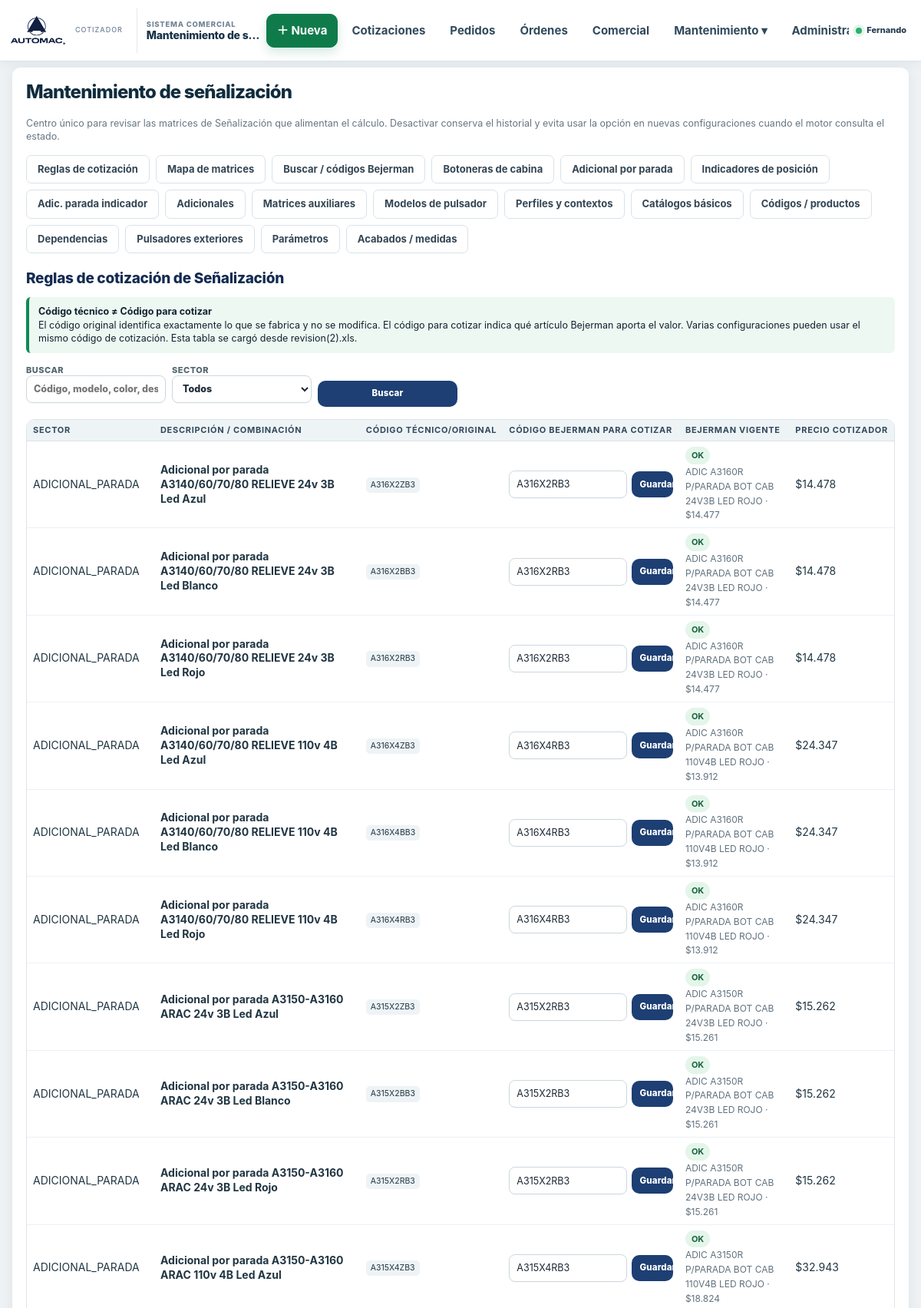
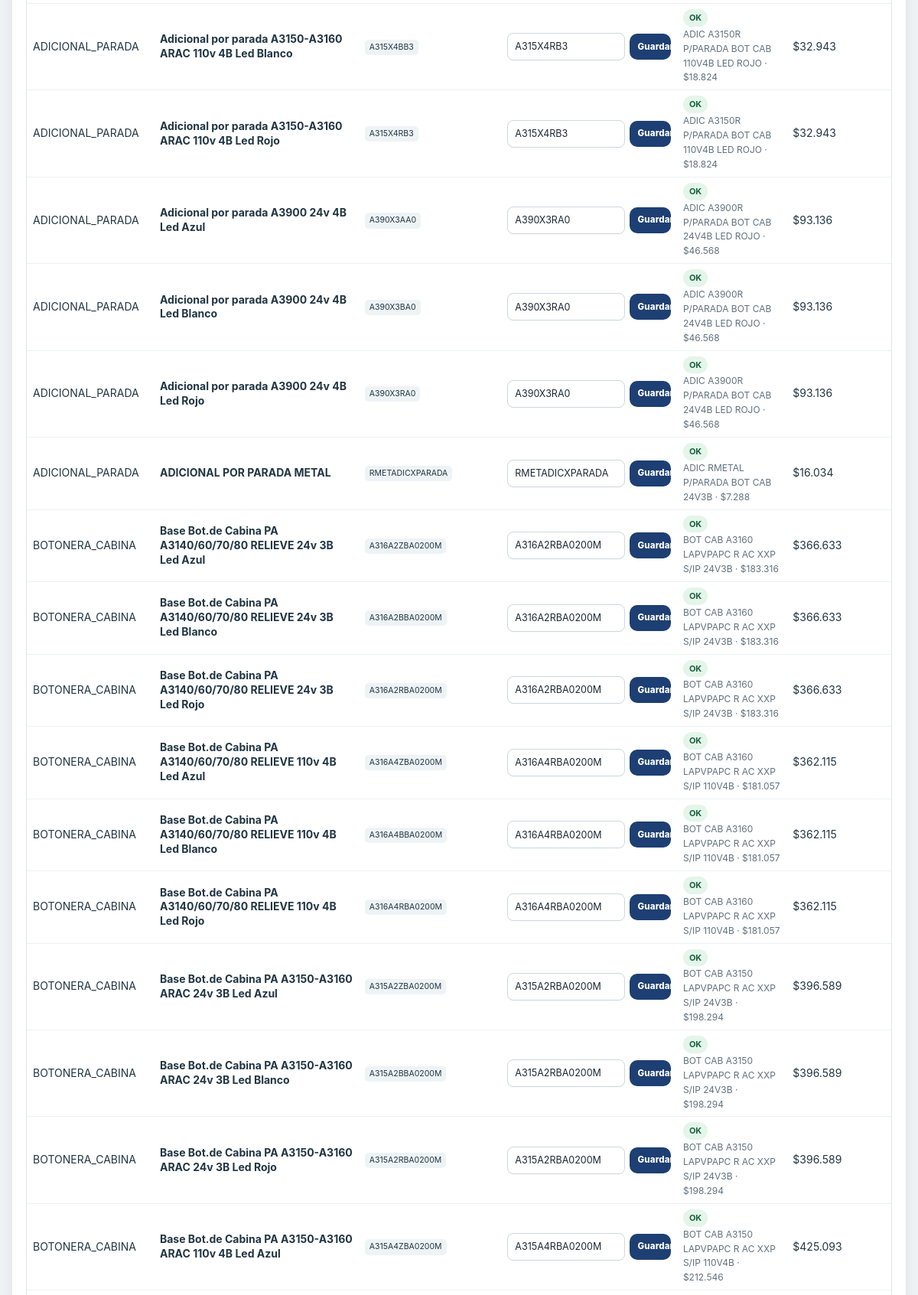
The app's page /mantenimiento_senalizacion.php (signed in, upper part) with its own data (2 pictures, top to bottom).
### tables this page shows
CREATE TABLE `lista_precios` (
  `precios_codigo` varchar(40) NOT NULL,
  `precios_descripcion` varchar(500) NOT NULL,
  `precios_costo` decimal(18,4) NOT NULL DEFAULT 0.0000,
  `precios_clasificacion` enum('SIN_CLASIFICAR','EQUIPO','NO_EQUIPO') NOT NULL DEFAULT 'SIN_CLASIFICAR'
);

CREATE TABLE `productos_senalizacion` (
  `producto_senalizacion_id` int(10) UNSIGNED NOT NULL,
  `codigo` varchar(100) NOT NULL,
  `descripcion` varchar(500) NOT NULL,
  `utilidad` decimal(12,4) NOT NULL DEFAULT 1.0000,
  `habilitado` tinyint(1) NOT NULL DEFAULT 1,
  `fecha_actualizacion` datetime NOT NULL DEFAULT current_timestamp() ON UPDATE current_timestamp()
);

### schema_guard.php (called while the page is built, shortened)
<?php
function esquemaTablaExiste(mysqli $conexion, string $tabla): bool
{
    static $cache = array();
    $clave = spl_object_id($conexion) . '|' . strtolower($tabla);
    if (array_key_exists($clave, $cache)) return $cache[$clave];
    $stmt = $conexion->prepare('SELECT 1 FROM information_schema.tables WHERE table_schema=DATABASE() AND table_name=? LIMIT 1');
    $stmt->bind_param('s', $tabla);
    $stmt->execute();
    $ok = (bool)$stmt->get_result()->fetch_row();
    return $cache[$clave] = $ok;
}
function esquemaColumnaExiste(mysqli $conexion, string $tabla, string $columna): bool
{
    static $cache = array();
    $clave = spl_object_id($conexion) . '|' . strtolower($tabla) . '|' . strtolower($columna);
    if (!esquemaTablaExiste($conexion, $tabla)) return $cache[$clave] = false;
    $stmt = $conexion->prepare('SELECT 1 FROM information_schema.columns WHERE table_schema=DATABASE() AND table_name=? AND column_name=? LIMIT 1');
    $stmt->bind_param('ss', $tabla, $columna);
    $stmt->execute();
    $ok = (bool)$stmt->get_result()->fetch_row();
    return $cache[$clave] = $ok;
}

### mantenimiento_senalizacion.php (the view, shortened to what this page needs)
<?php
require_once 'conexion.php';
require_once __DIR__ . '/schema_guard.php';
$conexion->set_charset('utf8mb4');
function msE($v){ return htmlspecialchars((string)$v, ENT_QUOTES, 'UTF-8'); }
function msTablaExiste($c,$t){ return esquemaTablaExiste($c,(string)$t); }
function msColumnaExiste($c,$t,$col){ return esquemaColumnaExiste($c,(string)$t,(string)$col); }
function msCatalogoPrecioMap($c){
    $map=array();
    if(!msTablaExiste($c,'lista_precios')) return $map;
    $r=$c->query("SELECT precios_codigo,precios_descripcion,precios_costo,precios_clasificacion FROM lista_precios");
    if($r) while($x=$r->fetch_assoc()){
        $k=strtoupper(trim((string)$x['precios_codigo']));
        if($k!=='' && !isset($map[$k])) $map[$k]=$x;
    }
    return $map;
}
function msCatalogoBejermanMap($c){
    $map=array();
    if(!msTablaExiste($c,'bejerman_productos') || !msTablaExiste($c,'bejerman_listas')) return $map;
    $r=$c->query("SELECT bp.codigo,bp.descripcion,bp.costo,bp.unidad,bp.rubro,bp.subrubro FROM bejerman_productos bp INNER JOIN bejerman_listas bl ON bl.bejerman_lista_id=bp.bejerman_lista_id WHERE bl.estado='VIGENTE' AND bp.activo=1");
    if($r) while($x=$r->fetch_assoc()){
        $k=strtoupper(trim((string)$x['codigo']));
        if($k!=='' && !isset($map[$k])) $map[$k]=$x;
    }
    return $map;
}
$tab=(string)($_GET['tab']??'reglas_cotizacion');
$tieneOrdenIndic=msColumnaExiste($conexion,'senal_indicadores_cabina','orden');
$tieneTablaPerfiles=msTablaExiste($conexion,'senal_modelos_perfiles');
$productosSenalQ=msTablaExiste($conexion,'productos_senalizacion')?$conexion->query('SELECT * FROM productos_senalizacion ORDER BY habilitado DESC,codigo'):false;
$contextosIndicadores=array();
if(msTablaExiste($conexion,'senal_indicadores_contextos')){$ri=$conexion->query('SELECT codigo,contexto,activo,orden FROM senal_indicadores_contextos ORDER BY contexto,orden,codigo');if($ri)while($x=$ri->fetch_assoc())$contextosIndicadores[]=$x;}
$llavesAscensorista=msTablaExiste($conexion,'senal_llave_ascensorista_cabina')?$conexion->query('SELECT * FROM senal_llave_ascensorista_cabina ORDER BY tipo_llave,modelo_pulsador,tecla,color,id'):false;
$adicLlaveElectro=msTablaExiste($conexion,'senal_adic_llave_asc_electromecanico')?$conexion->query('SELECT * FROM senal_adic_llave_asc_electromecanico ORDER BY tipo_llave,modelo_pulsador,tecla,color,id'):false;
$brailleAsc=msTablaExiste($conexion,'senal_braille_lateral_ascensorista')?$conexion->query('SELECT * FROM senal_braille_lateral_ascensorista ORDER BY modelo_pulsador,id'):false;
$pulsExtMatriz=msTablaExiste($conexion,'senal_pulsadores_exteriores_matriz')?$conexion->query('SELECT * FROM senal_pulsadores_exteriores_matriz ORDER BY familia,orden,id'):false;
$pulsExtIndic=msTablaExiste($conexion,'senal_pulsadores_exteriores_indicadores')?$conexion->query('SELECT * FROM senal_pulsadores_exteriores_indicadores ORDER BY familia,orden,id'):false;
function msContar($c,$tabla){ if(!msTablaExiste($c,$tabla)) return 0; $r=$c->query('SELECT COUNT(*) c FROM `'.preg_replace('/[^a-zA-Z0-9_]/','',$tabla).'`'); return $r?(int)$r->fetch_assoc()['c']:0; }
$conteos=array(
 'base'=>msContar($conexion,'matriz_botoneras_cabina'),
 'adicional_parada'=>msContar($conexion,'senal_adicional_parada_cabina'),
 'indicadores'=>msContar($conexion,'senal_indicadores_cabina'),
 'adicional_indicador'=>msContar($conexion,'senal_adic_parada_indicador_cabina'),
 'adicionales'=>msContar($conexion,'senal_adicionales_cabina')+msContar($conexion,'senal_adicionales_especiales_cabina'),
 'auxiliares'=>msContar($conexion,'senal_llave_ascensorista_cabina')+msContar($conexion,'senal_adic_llave_asc_electromecanico')+msContar($conexion,'senal_braille_lateral_ascensorista'),
 'pulsadores_exteriores'=>msContar($conexion,'senal_pulsadores_exteriores_matriz')+msContar($conexion,'senal_pulsadores_exteriores_indicadores')
);
$senalParametros=array('CANT_LLAVE_ASCENSORISTA'=>'0','CANT_COMUNICACION_SERIE'=>'0');
if(msTablaExiste($conexion,'senal_parametros_cabina')){
    if($rp=$conexion->query("SELECT clave,valor FROM senal_parametros_cabina WHERE clave IN ('CANT_LLAVE_ASCENSORISTA','CANT_COMUNICACION_SERIE')")) while($x=$rp->fetch_assoc()) $senalParametros[$x['clave']]=$x['valor'];
}
$reglasCotizacion=array();$reglasQ=trim((string)($_GET['rq']??''));$reglasSector=trim((string)($_GET['rsector']??''));$reglasSectores=array();$reglasPrecioMap=array();$reglasBejermanMap=array();
if($tab==='reglas_cotizacion' && msTablaExiste($conexion,'senal_codigos_cotizacion')){
    $reglasPrecioMap=msCatalogoPrecioMap($conexion);$reglasBejermanMap=msCatalogoBejermanMap($conexion);
    $r=$conexion->query("SELECT * FROM senal_codigos_cotizacion WHERE activo=1 ORDER BY sector,descripcion,codigo_original");
    if($r) while($x=$r->fetch_assoc()){
        $reglasCotizacion[]=$x;
    }
}
?>
<!doctype html><html lang="es"><head><meta charset="utf-8"><meta name="viewport" content="width=device-width,initial-scale=1"><title>Mantenimiento de señalización</title>
</head><body><?php require 'menu.php'; ?><div class="wrap">
<h1>Mantenimiento de señalización</h1><p>Centro único para revisar las matrices de Señalización que alimentan el cálculo. Desactivar conserva el historial y evita usar la opción en nuevas configuraciones cuando el motor consulta el estado.</p>
<div class="tabs"><a class="<?=$tab==='reglas_cotizacion'?'on':''?>" href="?tab=reglas_cotizacion">Reglas de cotización</a><a class="<?=$tab==='resumen'?'on':''?>" href="?tab=resumen">Mapa de matrices</a><a class="<?=$tab==='catalogo'?'on':''?>" href="?tab=catalogo">Buscar / códigos Bejerman</a><a class="<?=$tab==='base'?'on':''?>" href="?tab=base">Botoneras de cabina</a><a class="<?=$tab==='adicional_parada'?'on':''?>" href="?tab=adicional_parada">Adicional por parada</a><a class="<?=$tab==='indicadores'?'on':''?>" href="?tab=indicadores">Indicadores de posición</a><a class="<?=$tab==='adicional_indicador'?'on':''?>" href="?tab=adicional_indicador">Adic. parada indicador</a><a class="<?=$tab==='adicionales'?'on':''?>" href="?tab=adicionales">Adicionales</a><a class="<?=$tab==='auxiliares'?'on':''?>" href="?tab=auxiliares">Matrices auxiliares</a><a class="<?=$tab==='modelos'?'on':''?>" href="?tab=modelos">Modelos de pulsador</a><a class="<?=$tab==='perfiles'?'on':''?>" href="?tab=perfiles">Perfiles y contextos</a><a class="<?=$tab==='catalogos_basicos'?'on':''?>" href="?tab=catalogos_basicos">Catálogos básicos</a><a class="<?=$tab==='productos'?'on':''?>" href="?tab=productos">Códigos / productos</a><a class="<?=$tab==='dependencias'?'on':''?>" href="?tab=dependencias">Dependencias</a><a class="<?=$tab==='pulsadores_exteriores'?'on':''?>" href="?tab=pulsadores_exteriores">Pulsadores exteriores</a><a class="<?=$tab==='parametros'?'on':''?>" href="?tab=parametros">Parámetros</a><a class="<?=$tab==='acabados'?'on':''?>" href="?tab=acabados">Acabados / medidas</a></div>
<?php if($tab==='reglas_cotizacion'): ?>
<h2>Reglas de cotización de Señalización</h2>
<div class="ayuda"><strong>Código técnico ≠ Código para cotizar</strong><br>El código original identifica exactamente lo que se fabrica y no se modifica. El código para cotizar indica qué artículo Bejerman aporta el valor. Varias configuraciones pueden usar el mismo código de cotización. Esta tabla se cargó desde revision(2).xls.</div>
<?php if(!msTablaExiste($conexion,'senal_codigos_cotizacion')): ?>
<div class="error">Falta ejecutar <b>COTIZADOR_AUTOMAC_v186_senalizacion_codigos.sql</b>.</div>
<?php else: ?>
<form method="get" class="grid"><label>Buscar<input name="rq" value="<?=msE($reglasQ)?>" placeholder="Código, modelo, color, descripción..."></label><label>Sector<select name="rsector"><option value="">Todos</option></select></label><button>Buscar</button></form>
<div class="scroll"><table><thead><tr><th>Sector</th><th>Descripción / combinación</th><th>Código técnico/original</th><th>Código Bejerman para cotizar</th><th>Bejerman vigente</th><th>Precio cotizador</th></tr></thead><tbody>
<?php foreach($reglasCotizacion as $r): $co=strtoupper(trim((string)$r['codigo_cotizacion']));$bj=$reglasBejermanMap[$co]??null;$lp=$reglasPrecioMap[$co]??null;$costo=$bj?(float)($bj['costo']??0):null;$estado=$bj?($costo>0?'OK':'PRECIO 0'):'NO EXISTE';$clase=$estado==='OK'?'bej-ok':($estado==='PRECIO 0'?'bej-zero':'bej-missing'); ?>
<tr><td><?=msE($r['sector'])?></td><td><strong><?=msE($r['descripcion'])?></strong></td><td><span class="tag"><?=msE($r['codigo_original'])?></span></td><td><form method="post" style="display:flex;gap:6px;align-items:center"><?= automacCsrfInput() ?><input type="hidden" name="accion" value="guardar_codigo_cotizacion"><input type="hidden" name="id" value="<?=(int)$r['id']?>"><input class="code-col" name="codigo_cotizacion" value="<?=msE($r['codigo_cotizacion'])?>" required><button class="btn">Guardar</button></form></td><td><span class="estado-pill <?=$clase?>"><?=$estado?></span><?php if($bj):?><br><span class="mini"><?=msE($bj['descripcion']??'')?> · $<?=number_format((float)$costo,0,',','.')?></span><?php endif;?></td><td><?=$lp?'$'.number_format((float)$lp['precios_costo'],0,',','.'):'—'?></td></tr>
<?php endforeach; ?>
</tbody></table></div>
<?php endif; ?>
<?php endif; ?>
</div>
</body></html>

### cotizador-v15.css (style rules this page uses)
html { --v15-top:80px!important; --v15-nav:68px!important; }

### mantenimiento_senalizacion.php (style rules this page uses)
body { font-family:Arial;background:#f4f6f8;color:#18232d;margin:18px }
.wrap { max-width:1500px;background:#fff;padding:18px;border-radius:10px;box-shadow:0 3px 18px #0001 }
.tabs { display:flex;gap:8px;flex-wrap:wrap;margin:15px 0 }
.tabs a { padding:9px 14px;border-radius:7px;text-decoration:none;background:#edf2f5;color:#173042;font-weight:700 }
.tabs a.on { background:#0f8a55;color:#fff }
.grid { display:grid;grid-template-columns:repeat(6,minmax(120px,1fr));gap:8px;align-items:end;margin:10px 0 16px }
.grid input,.grid select { width:100%;box-sizing:border-box;padding:7px }
.grid button,.btn { background:#0f8a55;color:white;border:0;border-radius:6px;padding:8px 12px;font-weight:bold }
.scroll { overflow:auto;max-height:67vh }
table { border-collapse:collapse;width:100%;font-size:12px }
th,td { padding:6px;border-bottom:1px solid #dde3e7;text-align:left;vertical-align:middle }
th { background:#edf2f5;position:sticky;top:0;z-index:1 }
.mini { font-size:12px;color:#60717e }
.estado-pill { display:inline-block;padding:4px 8px;border-radius:20px;font-size:11px;font-weight:700 }
.tag { display:inline-block;background:#eef3f6;border-radius:5px;padding:3px 6px;font-size:11px }
.ayuda { background:#eef8f2;border-left:4px solid #0f8a55;padding:10px 12px;border-radius:6px;margin:10px 0 16px }
.code-col { font-family:Consolas,monospace;font-weight:700 }
.bej-ok { background:#e4f5ea;color:#17643d }

### records on screen
lista_precios: precios_descripcion "ADIC A3160R P/PARADA BOT CAB 24V3B LED ROJO", precios_costo "14.478"
productos_senalizacion: sector "ADICIONAL_PARADA", descripcion "Adicional por parada A3140/60/70/80 RELIEVE 110v 4B Led Azul", codigo "A316X4ZB3", codigo_cotizacion "A316X4RB3", estado "OK", costo "13.912"
lista_precios: precios_descripcion "ADIC A3160R P/PARADA BOT CAB 110V4B LED ROJO", precios_costo "24.347"
productos_senalizacion: sector "ADICIONAL_PARADA", descripcion "Adicional por parada A3140/60/70/80 RELIEVE 110v 4B Led Rojo", codigo "A316X4RB3", codigo_cotizacion "A316X4RB3", codigo "OK", codigo.precios_descripcion "ADIC A3160R P/PARADA BOT CAB 110V4B LED ROJO", codigo "13.912", codigo.precios_costo "24.347"
productos_senalizacion: sector "ADICIONAL_PARADA", descripcion "Adicional por parada A3150-A3160 ARAC 24v 3B Led Azul", codigo "A315X2ZB3", codigo_cotizacion "A315X2RB3", estado "OK", costo "15.261"
lista_precios: precios_descripcion "ADIC A3150R P/PARADA BOT CAB 24V3B LED ROJO", precios_costo "15.262"
productos_senalizacion: sector "ADICIONAL_PARADA", descripcion "Adicional por parada A3150-A3160 ARAC 24v 3B Led Blanco", codigo "A315X2BB3", codigo_cotizacion "A315X2RB3", estado "OK", costo "15.261"
productos_senalizacion: sector "ADICIONAL_PARADA", descripcion "Adicional por parada A3150-A3160 ARAC 24v 3B Led Rojo", codigo "A315X2RB3", codigo_cotizacion "A315X2RB3", codigo "OK", codigo.precios_descripcion "ADIC A3150R P/PARADA BOT CAB 24V3B LED ROJO", codigo "15.261", codigo.precios_costo "15.262"
productos_senalizacion: sector "ADICIONAL_PARADA", descripcion "Adicional por parada A3150-A3160 ARAC 110v 4B Led Azul", codigo "A315X4ZB3", codigo_cotizacion "A315X4RB3", estado "OK", costo "18.824"
lista_precios: precios_descripcion "ADIC A3150R P/PARADA BOT CAB 110V4B LED ROJO", precios_costo "32.943"
productos_senalizacion: sector "ADICIONAL_PARADA", descripcion "Adicional por parada A3150-A3160 ARAC 110v 4B Led Blanco", codigo "A315X4BB3", codigo_cotizacion "A315X4RB3", estado "OK", costo "18.824"
productos_senalizacion: sector "ADICIONAL_PARADA", descripcion "Adicional por parada A3150-A3160 ARAC 110v 4B Led Rojo", codigo "A315X4RB3", codigo_cotizacion "A315X4RB3", codigo "OK", codigo.precios_descripcion "ADIC A3150R P/PARADA BOT CAB 110V4B LED ROJO", codigo "18.824", codigo.precios_costo "32.943"
lista_precios: precios_costo "93.136"
lista_precios: sector "ADICIONAL_PARADA", descripcion "ADICIONAL POR PARADA METAL", precios_codigo "RMETADICXPARADA", codigo_cotizacion "RMETADICXPARADA", precios_codigo "OK", precios_descripcion "ADIC RMETAL P/PARADA BOT CAB 24V3B", precios_codigo "7.288", precios_codigo+precios_costo "16.034"
lista_precios: precios_descripcion "BOT CAB A3160 LAPVPAPC R AC XXP S/IP 24V3B", precios_costo "366.633"
productos_senalizacion: sector "BOTONERA_CABINA", descripcion "Base Bot.de Cabina PA A3140/60/70/80 RELIEVE 24v 3B Led Rojo", codigo "A316A2RBA0200M", codigo_cotizacion "A316A2RBA0200M", codigo "OK", codigo.precios_descripcion "BOT CAB A3160 LAPVPAPC R AC XXP S/IP 24V3B", codigo "183.316", codigo.precios_costo "366.633"
productos_senalizacion: sector "BOTONERA_CABINA", descripcion "Base Bot.de Cabina PA A3140/60/70/80 RELIEVE 110v 4B Led Azul", codigo "A316A4ZBA0200M", codigo_cotizacion "A316A4RBA0200M", estado "OK", costo "181.057"
lista_precios: precios_descripcion "BOT CAB A3160 LAPVPAPC R AC XXP S/IP 110V4B", precios_costo "362.115"
productos_senalizacion: sector "BOTONERA_CABINA", descripcion "Base Bot.de Cabina PA A3140/60/70/80 RELIEVE 110v 4B Led Blanco", codigo "A316A4BBA0200M", codigo_cotizacion "A316A4RBA0200M", estado "OK", costo "181.057"
productos_senalizacion: sector "BOTONERA_CABINA", descripcion "Base Bot.de Cabina PA A3140/60/70/80 RELIEVE 110v 4B Led Rojo", codigo "A316A4RBA0200M", codigo_cotizacion "A316A4RBA0200M", codigo "OK", codigo.precios_descripcion "BOT CAB A3160 LAPVPAPC R AC XXP S/IP 110V4B", codigo "181.057", codigo.precios_costo "362.115"
productos_senalizacion: sector "BOTONERA_CABINA", descripcion "Base Bot.de Cabina PA A3150-A3160 ARAC 24v 3B Led Azul", codigo "A315A2ZBA0200M", codigo_cotizacion "A315A2RBA0200M", estado "OK", costo "198.294"
lista_precios: precios_descripcion "BOT CAB A3150 LAPVPAPC R AC XXP S/IP 24V3B", precios_costo "396.589"
productos_senalizacion: sector "BOTONERA_CABINA", descripcion "Base Bot.de Cabina PA A3150-A3160 ARAC 24v 3B Led Blanco", codigo "A315A2BBA0200M", codigo_cotizacion "A315A2RBA0200M", estado "OK", costo "198.294"
productos_senalizacion: sector "BOTONERA_CABINA", descripcion "Base Bot.de Cabina PA A3150-A3160 ARAC 24v 3B Led Rojo", codigo "A315A2RBA0200M", codigo_cotizacion "A315A2RBA0200M", codigo "OK", codigo.precios_descripcion "BOT CAB A3150 LAPVPAPC R AC XXP S/IP 24V3B", codigo "198.294", codigo.precios_costo "396.589"
productos_senalizacion: sector "BOTONERA_CABINA", descripcion "Base Bot.de Cabina PA A3150-A3160 ARAC 110v 4B Led Azul", codigo "A315A4ZBA0200M", codigo_cotizacion "A315A4RBA0200M", estado "OK", costo "212.546"
lista_precios: precios_descripcion "BOT CAB A3150 LAPVPAPC R AC XXP S/IP 110V4B", precios_costo "425.093"

### other values on screen
$tituloPaginaMenu "Mantenimiento de s…"
$nombreUsuarioMenu "Fernando"
msE($r['sector']) "ADICIONAL_PARADA"
msE($r['descripcion']) "Adicional por parada A3140/60/70/80 RELIEVE 24v 3B Led Azul"
msE($r['codigo_original']) "A316X2ZB3"
$estado "OK"
$costo "14.477"
msE($r['descripcion']) "Adicional por parada A3140/60/70/80 RELIEVE 24v 3B Led Blanco"
msE($r['codigo_original']) "A316X2BB3"
msE($r['descripcion']) "Adicional por parada A3140/60/70/80 RELIEVE 24v 3B Led Rojo"
msE($r['codigo_original']) "A316X2RB3"
msE($r['descripcion']) "Adicional por parada A3140/60/70/80 RELIEVE 110v 4B Led Blanco"
msE($r['codigo_original']) "A316X4BB3"
$costo "13.912"
msE($r['descripcion']) "Adicional por parada A3900 24v 4B Led Azul"
